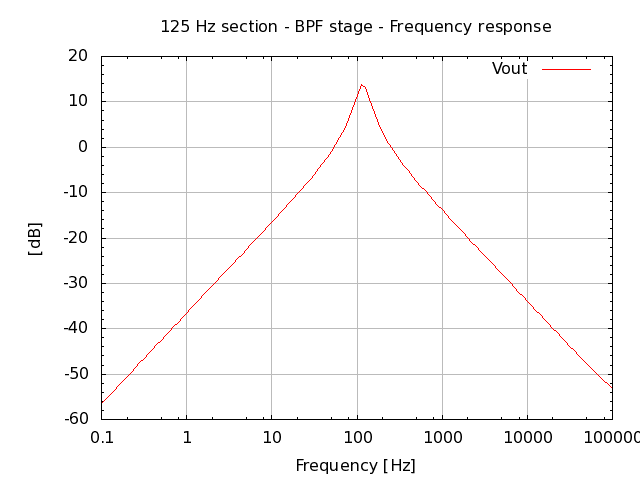

Recreate this plot in gnuplot.
# setup terminal
set term png

# setup graph
set output "26.000.00.02.27.png"
set title "125 Hz section - BPF stage - Frequency response"

# setup Y-axis
set grid ytics lt 1 lw 1 lc rgb "#bbbbbb"
set mytics
set ylabel "[dB]"

#setup X-axis
set logscale x 10
set grid xtics lt 1 lw 1 lc rgb "#bbbbbb"
set xlabel "Frequency [Hz]"

# setup plot style
set style data lines
plot '26.000.00.02.27.dat' using 1:2 title "Vout"

# set output back to default
set output

# reset terminal type
set terminal pop
